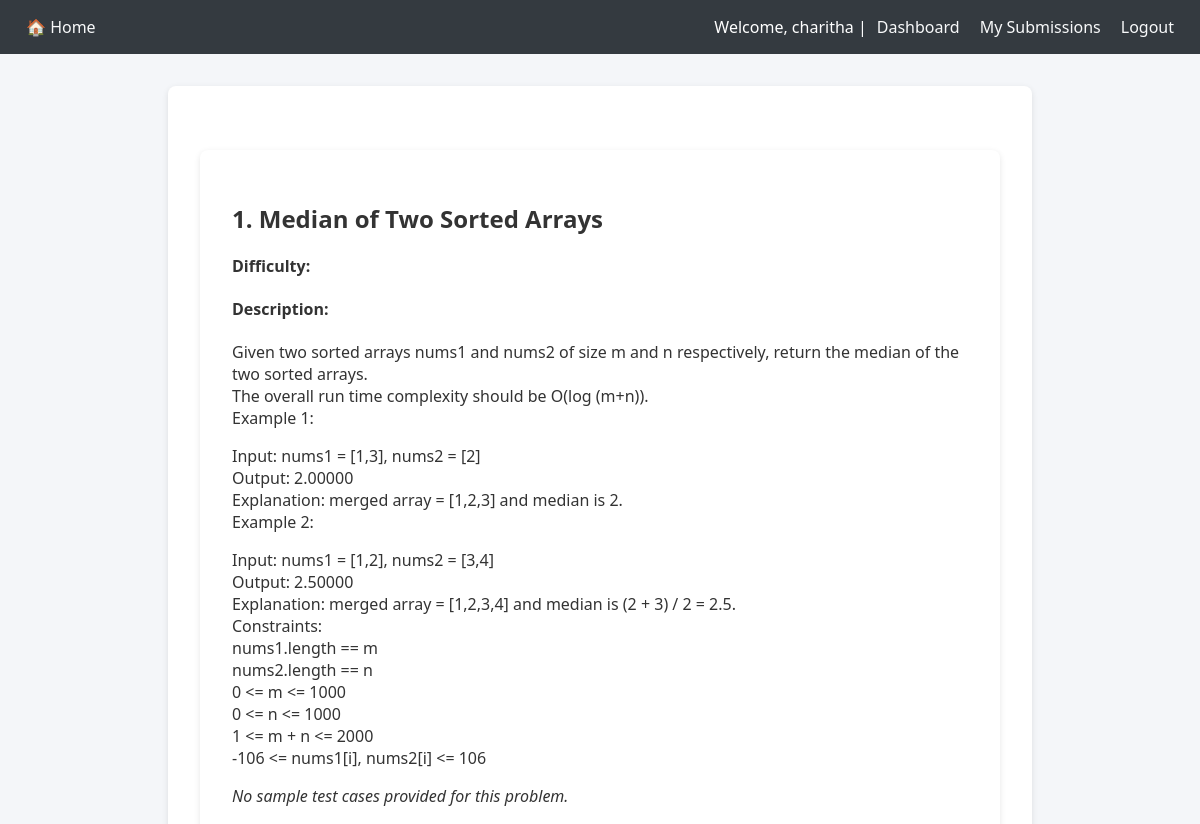
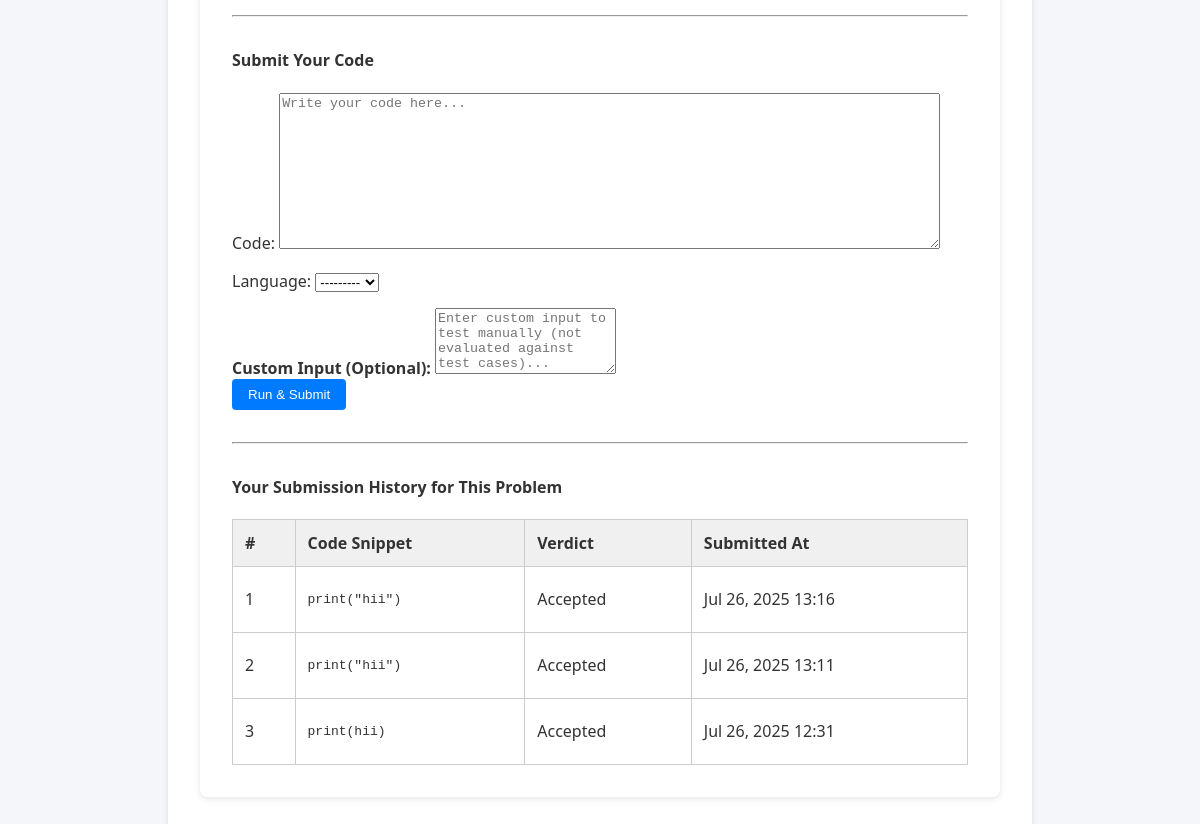
/problems/1/ (signed in), run on an earlier commit of the app's database (2 pictures, top to bottom).
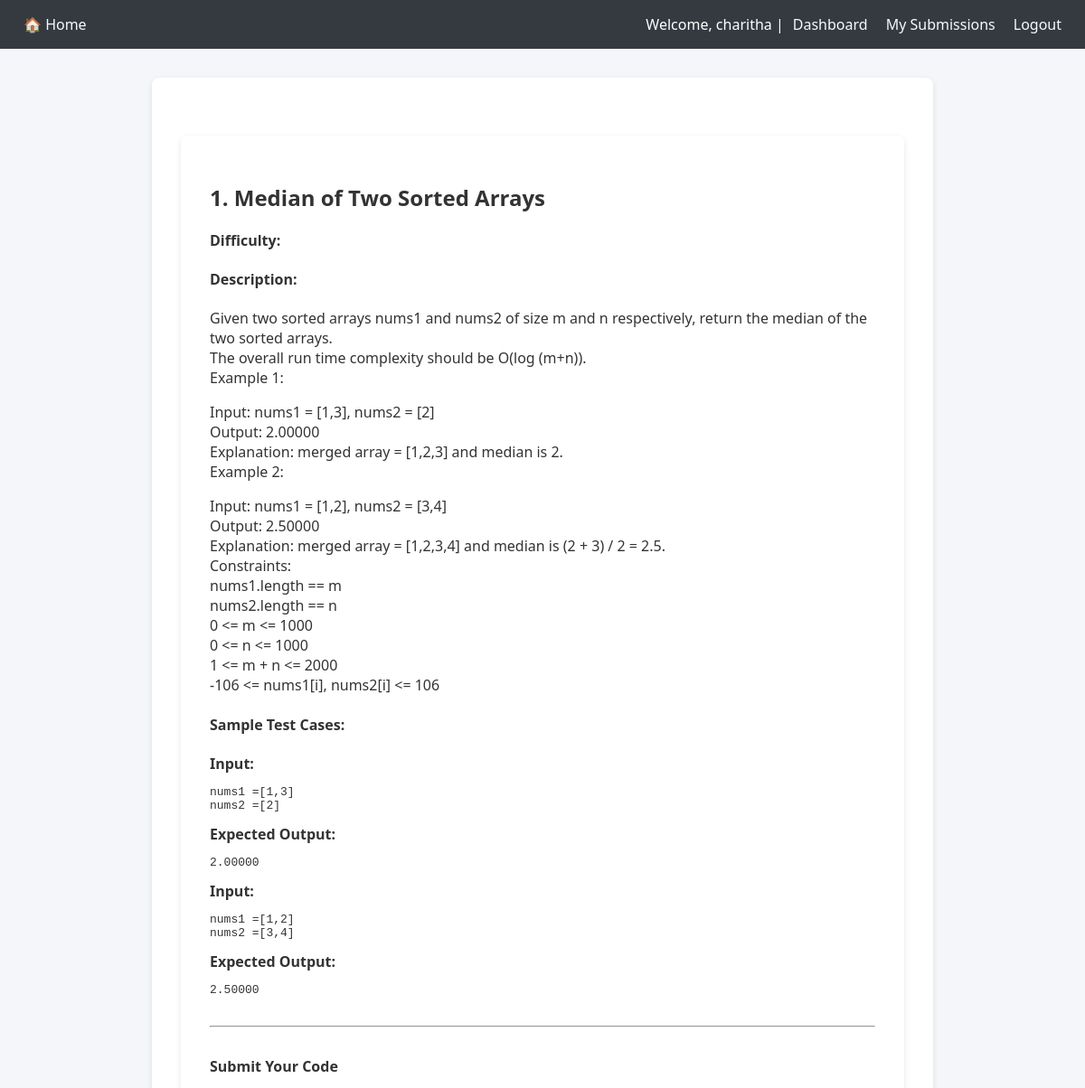
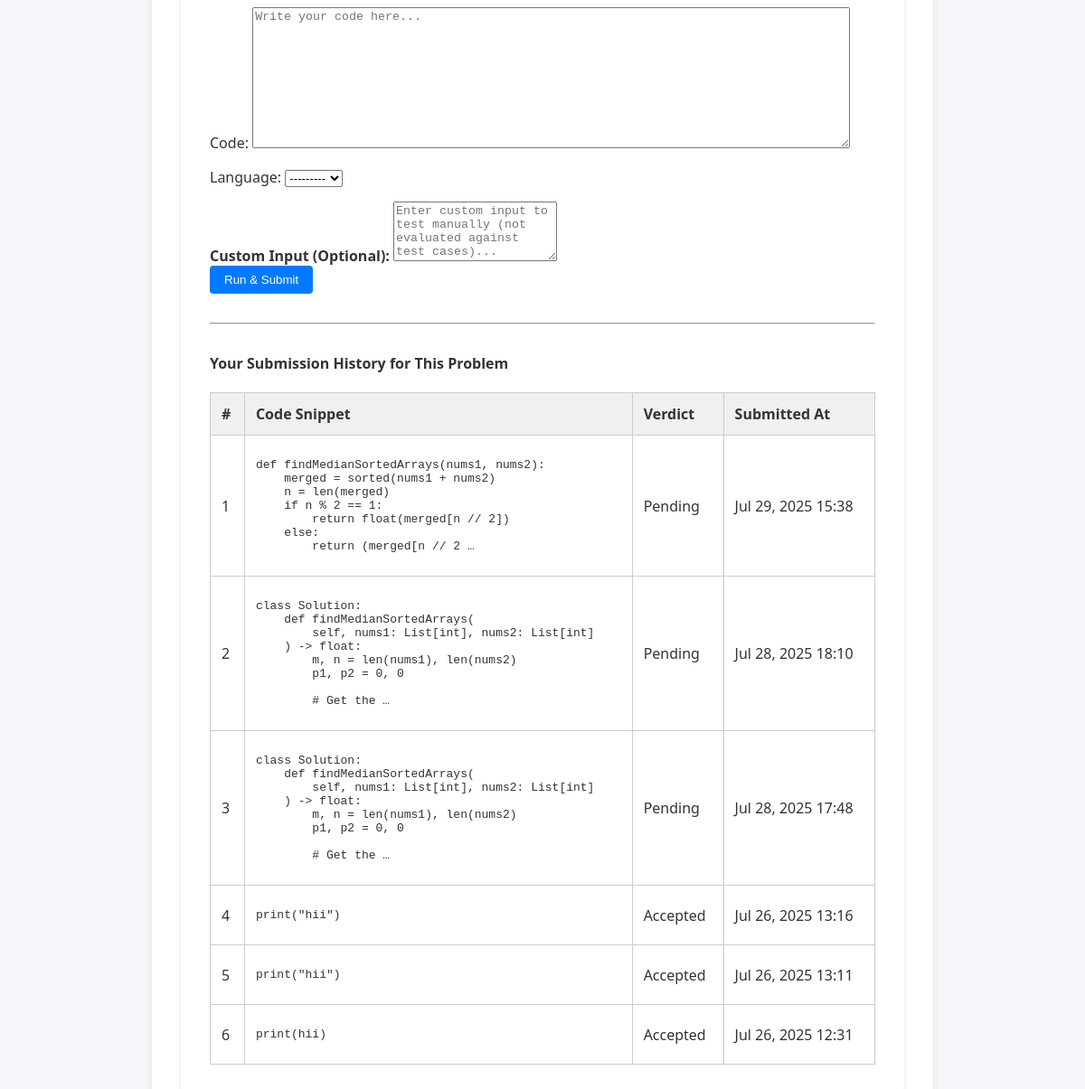
And on a later commit of the database (2 pictures, top to bottom).
### judge/models.py (models this page shows, shortened)
class Problem(models.Model):
    title = models.CharField(max_length=200)
    description = models.TextField()
    input_format = models.TextField(blank=True, null=True)
    output_format = models.TextField(blank=True, null=True)
    sample_input = models.TextField(blank=True, null=True)
    sample_output = models.TextField(blank=True, null=True)
    difficulty = models.CharField(max_length=50, default='Easy')
    created_at = models.DateTimeField(auto_now_add=True)
    test_results_json = models.TextField(blank=True, null=True)

class Submission(models.Model):
    user = models.ForeignKey(User, on_delete=models.CASCADE)
    problem = models.ForeignKey(Problem, on_delete=models.CASCADE)
    code = models.TextField()
    language = models.CharField(max_length=10, choices=LANGUAGE_CHOICES)
    submitted_at = models.DateTimeField(auto_now_add=True)
    verdict = models.CharField(max_length=20, default='Pending')
    passed_count = models.IntegerField(default=0)
    total_count = models.IntegerField(default=0)
    output = models.TextField(blank=True, null=True)
    error = models.TextField(blank=True, null=True)

class TestCase(models.Model):
    problem = models.ForeignKey(Problem, on_delete=models.CASCADE, related_name='test_cases')
    input_data = models.TextField()
    expected_output = models.TextField()
    is_hidden = models.BooleanField(default=False)  # Show only sample cases to users

### judge/views.py (the view)
# urls.py: path('problems/<int:pk>/', views.problem_detail, name='problem_detail'),
@login_required
def problem_detail(request, pk):
    problem = get_object_or_404(Problem, pk=pk)
    sample_tests = TestCase.objects.filter(problem=problem, is_hidden=False)
    previous_submissions = Submission.objects.filter(
        user=request.user, problem=problem
    ).order_by('-submitted_at')
    if request.method == "POST":
        form = SubmissionForm(request.POST)
        if form.is_valid():
            custom_input = request.POST.get('custom_input', '')
            submission = form.save(commit=False)
            submission.user = request.user
            submission.problem = problem
            submission.verdict = 'Pending'
            submission.save()
            if custom_input.strip():
                out, err = run_code(submission.code, submission.language, custom_input)
                submission.output = out
                submission.error = err
                submission.verdict = "Accepted" if not err else "Runtime Error"
                submission.save()
                return redirect('submission_detail', submission_id=submission.pk)
            else:
                test_cases = TestCase.objects.filter(problem=problem)
                all_test_results = []
                all_passed = True
                encountered_runtime_error = False
                for case in test_cases:
                    input_data = case.input_data
                    expected_output = case.expected_output.strip()
                    output, error = run_code(submission.code, submission.language, input_data)
                    if error:
                        all_passed = False
                        encountered_runtime_error = True
                        all_test_results.append({
                            "input": input_data,
                            "expected": expected_output,
                            "output": error,
                            "passed": False,
                            "error": True
                        })
                        break
                    output = output.strip()
                    passed = output == expected_output
                    all_test_results.append({
                        "input": input_data,
                        "expected": expected_output,
                        "output": output,
                        "passed": passed
                    })
                    if not passed:
                        all_passed = False
                submission.test_results_json = json.dumps(all_test_results, indent=2)
                if encountered_runtime_error:
                    submission.verdict = 'Runtime Error'
                    submission.error = all_test_results[-1]["output"]
                elif all_passed:
                    submission.verdict = 'Accepted'
                else:
                    submission.verdict = 'Wrong Answer'
                submission.output = '\n'.join(
                    [r["output"] for r in all_test_results if not r.get("error")]
                )
                submission.save()
                return redirect('submission_detail', submission_id=submission.pk)
    else:
        form = SubmissionForm()
    return render(request, 'judge/problem_detail.html', {
        'problem': problem,
        'form': form,
        'sample_tests': sample_tests,     # <-- matches template name
        'submission': None,
        'previous_submissions': previous_submissions,
    })

### judge/forms.py
class SubmissionForm(forms.ModelForm):
    class Meta:
        model = Submission
        fields = ['code', 'language']
        widgets = {
            'code': forms.Textarea(attrs={'rows': 10, 'cols': 80, 'placeholder': 'Write your code here...'}),
        }

### judge/templates/judge/problem_detail.html (shortened to what this page needs)
{% extends 'judge/base.html' %}
{% load static %}
{% block content %}
<div class="container mt-4">
  <h2>{{ problem.title }}</h2>
  <p><strong>Difficulty:</strong> {{ problem.get_difficulty_display }}</p>
  <h4>Description:</h4>
  <p>{{ problem.description|linebreaks }}</p>
  {% if sample_tests %}
    <h4>Sample Test Cases:</h4>
    {% for test in sample_tests %}
      <div class="card mb-2">
        <div class="card-body">
          <strong>Input:</strong>
          <pre class="mb-2">{{ test.input_data }}</pre>
          <strong>Expected Output:</strong>
          <pre class="mb-0">{{ test.expected_output }}</pre>
        </div>
      </div>
    {% endfor %}
  {% else %}
    <p><em>No sample test cases provided for this problem.</em></p>
  {% endif %}
  <hr>
  <h4>Submit Your Code</h4>
  <form method="POST" class="mb-3">
    {{ form.as_p }}
    <label for="custom_input"><strong>Custom Input (Optional):</strong></label>
    <textarea name="custom_input" class="form-control" rows="4"
      placeholder="Enter custom input to test manually (not evaluated against test cases)...">{{ request.POST.custom_input }}</textarea>
    <div class="mt-3">
      <button type="submit" class="btn btn-success">Run & Submit</button>
    </div>
  </form>
  {% if previous_submissions %}
    <hr>
    <h4>Your Submission History for This Problem</h4>
    <table class="table table-bordered table-sm">
      <thead class="thead-dark">
        <tr>
          <th>#</th>
          <th>Code Snippet</th>
          <th>Verdict</th>
          <th>Submitted At</th>
        </tr>
      </thead>
      <tbody>
        {% for sub in previous_submissions %}
          <tr>
            <td>{{ forloop.counter }}</td>
            <td><pre style="max-height: 120px; overflow-y: auto;">{{ sub.code|truncatechars:200 }}</pre></td>
            <td><span class="badge bg-info text-dark">{{ sub.verdict }}</span></td>
            <td>{{ sub.submitted_at|date:"M d, Y H:i" }}</td>
          </tr>
        {% endfor %}
      </tbody>
    </table>
  {% endif %}
</div>
{% endblock %}

### judge/templates/judge/base.html (shortened to what this page needs)
<!DOCTYPE html>
<html>
<head>
</head>
<body>
    <nav>
        <div class="left">
            <a href="{% url 'home' %}">🏠 Home</a>
        </div>
        <div class="right">
            {% if user.is_authenticated %}
                <span>Welcome, {{ user.username }} |</span>
                <a href="{% url 'dashboard' %}">Dashboard</a>
                <a href="{% url 'my_submissions' %}">My Submissions</a>
                <a href="{% url 'logout' %}">Logout</a>
            {% else %}
                <a href="{% url 'login' %}">Login</a>
                <a href="{% url 'register' %}">Register</a>
            {% endif %}
        </div>
    </nav>
    <div class="container">
        {% block content %}{% endblock %}
    </div>
</body>
</html>

### judge/templates/judge/base.html (style rules this page uses)
body { font-family: 'Segoe UI', sans-serif; margin: 0; padding: 0; background-color: #f4f6f9; color: #333; }
nav { background-color: #343a40; padding: 1rem; color: white; display: flex; justify-content: space-between; align-items: center; }
nav .left, nav .right { display: flex; align-items: center; }
nav a { color: #f8f9fa; margin: 0 10px; text-decoration: none; }
.container { max-width: 800px; margin: 2rem auto; background: white; padding: 2rem; border-radius: 8px; box-shadow: 0 2px 6px rgba(0,0,0,0.1); }
table { width: 100%; border-collapse: collapse; margin-top: 1rem; }
table th, table td { border: 1px solid #ccc; padding: 0.75rem; text-align: left; }
table th { background-color: #f0f0f0; }
button { padding: 0.5rem 1rem; background: #007bff; border: none; color: white; border-radius: 4px; cursor: pointer; }
hr { margin: 2rem 0; }

What changed in the data, as far as the page shows it:
added TestCase: input_data "nums1 =[1,3] nums2 =[2]", expected_output "2.00000"
added TestCase: input_data "nums1 =[1,2] nums2 =[3,4]", expected_output "2.50000"
added Submission: code "def findMedianSortedArrays(nums1, nums2): merged = sorted(nums1 + nums2) n = len(merged) if n % 2 == 1: return float(merged[n // 2]) else: return (merged[n // 2 …", verdict "Pending", submitted_at "Jul 29, 2025 15:38"
added Submission: code "class Solution: def findMedianSortedArrays( self, nums1: List[int], nums2: List[int] ) -> float: m, n = len(nums1), len(nums2) p1, p2 = 0, 0 # Get the …", verdict "Pending", submitted_at "Jul 28, 2025 18:10"
added Submission: code "class Solution: def findMedianSortedArrays( self, nums1: List[int], nums2: List[int] ) -> float: m, n = len(nums1), len(nums2) p1, p2 = 0, 0 # Get the …", verdict "Pending", submitted_at "Jul 28, 2025 17:48"
Also different on the page:
text no longer shown: "No sample test cases provided for this problem."
text now shown: "Sample Test Cases:"
